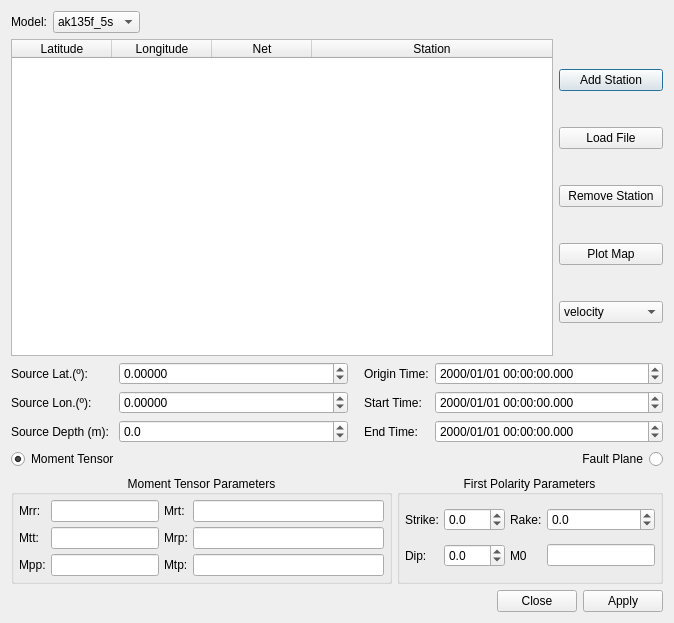
<?xml version="1.0" encoding="UTF-8"?>
<ui version="4.0">
 <class>Dialog</class>
 <widget class="QDialog" name="Dialog">
  <property name="geometry">
   <rect>
    <x>0</x>
    <y>0</y>
    <width>674</width>
    <height>623</height>
   </rect>
  </property>
  <property name="windowTitle">
   <string>Dialog</string>
  </property>
  <layout class="QVBoxLayout" name="verticalLayout">
   <item>
    <layout class="QHBoxLayout" name="horizontalLayout">
     <item>
      <widget class="QLabel" name="label">
       <property name="sizePolicy">
        <sizepolicy hsizetype="Maximum" vsizetype="Fixed">
         <horstretch>0</horstretch>
         <verstretch>0</verstretch>
        </sizepolicy>
       </property>
       <property name="text">
        <string>Model:</string>
       </property>
      </widget>
     </item>
     <item>
      <widget class="QComboBox" name="comboBoxModels">
       <property name="sizePolicy">
        <sizepolicy hsizetype="Minimum" vsizetype="Fixed">
         <horstretch>0</horstretch>
         <verstretch>0</verstretch>
        </sizepolicy>
       </property>
       <item>
        <property name="text">
         <string>ak135f_5s</string>
        </property>
       </item>
      </widget>
     </item>
     <item>
      <spacer name="horizontalSpacer">
       <property name="orientation">
        <enum>Qt::Horizontal</enum>
       </property>
       <property name="sizeType">
        <enum>QSizePolicy::Expanding</enum>
       </property>
       <property name="sizeHint" stdset="0">
        <size>
         <width>40</width>
         <height>10</height>
        </size>
       </property>
      </spacer>
     </item>
    </layout>
   </item>
   <item>
    <layout class="QHBoxLayout" name="horizontalLayout_4">
     <item>
      <widget class="QTableWidget" name="tableWidget">
       <property name="sizePolicy">
        <sizepolicy hsizetype="Expanding" vsizetype="Expanding">
         <horstretch>0</horstretch>
         <verstretch>0</verstretch>
        </sizepolicy>
       </property>
       <attribute name="horizontalHeaderStretchLastSection">
        <bool>true</bool>
       </attribute>
       <attribute name="verticalHeaderStretchLastSection">
        <bool>false</bool>
       </attribute>
       <column>
        <property name="text">
         <string>Latitude</string>
        </property>
       </column>
       <column>
        <property name="text">
         <string>Longitude</string>
        </property>
       </column>
       <column>
        <property name="text">
         <string>Net</string>
        </property>
       </column>
       <column>
        <property name="text">
         <string>Station</string>
        </property>
       </column>
      </widget>
     </item>
     <item>
      <layout class="QVBoxLayout" name="verticalLayout_2">
       <property name="rightMargin">
        <number>0</number>
       </property>
       <item>
        <widget class="QPushButton" name="pushButtonAddStation">
         <property name="text">
          <string>Add Station</string>
         </property>
        </widget>
       </item>
       <item>
        <widget class="QPushButton" name="loadFileBtn">
         <property name="text">
          <string>Load File</string>
         </property>
        </widget>
       </item>
       <item>
        <widget class="QPushButton" name="pushButtonRemStation">
         <property name="text">
          <string> Remove Station </string>
         </property>
        </widget>
       </item>
       <item>
        <widget class="QPushButton" name="plotMapBtn">
         <property name="text">
          <string>Plot Map</string>
         </property>
        </widget>
       </item>
       <item>
        <widget class="QComboBox" name="unitsCB">
         <item>
          <property name="text">
           <string>velocity</string>
          </property>
         </item>
         <item>
          <property name="text">
           <string>displacement</string>
          </property>
         </item>
         <item>
          <property name="text">
           <string>acceleration</string>
          </property>
         </item>
        </widget>
       </item>
      </layout>
     </item>
    </layout>
   </item>
   <item>
    <layout class="QGridLayout" name="gridLayout">
     <property name="topMargin">
      <number>0</number>
     </property>
     <item row="2" column="0">
      <widget class="QLabel" name="label_4">
       <property name="sizePolicy">
        <sizepolicy hsizetype="Maximum" vsizetype="Preferred">
         <horstretch>0</horstretch>
         <verstretch>0</verstretch>
        </sizepolicy>
       </property>
       <property name="text">
        <string>Source Depth (m): </string>
       </property>
      </widget>
     </item>
     <item row="0" column="3">
      <widget class="QLabel" name="label_5">
       <property name="sizePolicy">
        <sizepolicy hsizetype="Maximum" vsizetype="Preferred">
         <horstretch>0</horstretch>
         <verstretch>0</verstretch>
        </sizepolicy>
       </property>
       <property name="text">
        <string>Origin Time:</string>
       </property>
      </widget>
     </item>
     <item row="1" column="4">
      <widget class="QDateTimeEdit" name="dateTimeEditStart">
       <property name="displayFormat">
        <string>yyyy/MM/dd HH:mm:ss.zzz</string>
       </property>
      </widget>
     </item>
     <item row="0" column="4">
      <widget class="QDateTimeEdit" name="dateTimeEditOrigin">
       <property name="displayFormat">
        <string>yyyy/MM/dd HH:mm:ss.zzz</string>
       </property>
      </widget>
     </item>
     <item row="0" column="1">
      <widget class="QDoubleSpinBox" name="doubleSBSrcLat">
       <property name="decimals">
        <number>5</number>
       </property>
       <property name="minimum">
        <double>-90.000000000000000</double>
       </property>
       <property name="maximum">
        <double>90.000000000000000</double>
       </property>
      </widget>
     </item>
     <item row="1" column="3">
      <widget class="QLabel" name="label_6">
       <property name="sizePolicy">
        <sizepolicy hsizetype="Maximum" vsizetype="Preferred">
         <horstretch>0</horstretch>
         <verstretch>0</verstretch>
        </sizepolicy>
       </property>
       <property name="text">
        <string>Start Time:</string>
       </property>
      </widget>
     </item>
     <item row="2" column="3">
      <widget class="QLabel" name="label_7">
       <property name="sizePolicy">
        <sizepolicy hsizetype="Maximum" vsizetype="Preferred">
         <horstretch>0</horstretch>
         <verstretch>0</verstretch>
        </sizepolicy>
       </property>
       <property name="text">
        <string>End Time:</string>
       </property>
      </widget>
     </item>
     <item row="1" column="0">
      <widget class="QLabel" name="label_3">
       <property name="sizePolicy">
        <sizepolicy hsizetype="Maximum" vsizetype="Preferred">
         <horstretch>0</horstretch>
         <verstretch>0</verstretch>
        </sizepolicy>
       </property>
       <property name="text">
        <string>Source Lon.(º):</string>
       </property>
      </widget>
     </item>
     <item row="1" column="1">
      <widget class="QDoubleSpinBox" name="doubleSBSrcLon">
       <property name="decimals">
        <number>5</number>
       </property>
       <property name="minimum">
        <double>-180.000000000000000</double>
       </property>
       <property name="maximum">
        <double>180.000000000000000</double>
       </property>
      </widget>
     </item>
     <item row="0" column="0">
      <widget class="QLabel" name="label_2">
       <property name="sizePolicy">
        <sizepolicy hsizetype="Maximum" vsizetype="Preferred">
         <horstretch>0</horstretch>
         <verstretch>0</verstretch>
        </sizepolicy>
       </property>
       <property name="text">
        <string>Source Lat.(º):</string>
       </property>
      </widget>
     </item>
     <item row="2" column="1">
      <widget class="QDoubleSpinBox" name="doubleSBDep">
       <property name="decimals">
        <number>1</number>
       </property>
       <property name="minimum">
        <double>-20000.000000000000000</double>
       </property>
       <property name="maximum">
        <double>20000.000000000000000</double>
       </property>
      </widget>
     </item>
     <item row="2" column="4">
      <widget class="QDateTimeEdit" name="dateTimeEditEnd">
       <property name="displayFormat">
        <string notr="true">yyyy/MM/dd HH:mm:ss.zzz</string>
       </property>
      </widget>
     </item>
     <item row="0" column="2" rowspan="3">
      <spacer name="horizontalSpacer_2">
       <property name="orientation">
        <enum>Qt::Horizontal</enum>
       </property>
       <property name="sizeType">
        <enum>QSizePolicy::Fixed</enum>
       </property>
       <property name="sizeHint" stdset="0">
        <size>
         <width>10</width>
         <height>20</height>
        </size>
       </property>
      </spacer>
     </item>
    </layout>
   </item>
   <item>
    <layout class="QHBoxLayout" name="horizontalLayout_2">
     <item>
      <widget class="QRadioButton" name="radioButtonMT">
       <property name="text">
        <string>Moment Tensor</string>
       </property>
       <property name="checked">
        <bool>true</bool>
       </property>
       <attribute name="buttonGroup">
        <string notr="true">buttonGroupMTFP</string>
       </attribute>
      </widget>
     </item>
     <item>
      <widget class="QRadioButton" name="radioButtonFP">
       <property name="layoutDirection">
        <enum>Qt::RightToLeft</enum>
       </property>
       <property name="text">
        <string>Fault Plane</string>
       </property>
       <property name="checked">
        <bool>false</bool>
       </property>
       <attribute name="buttonGroup">
        <string notr="true">buttonGroupMTFP</string>
       </attribute>
      </widget>
     </item>
    </layout>
   </item>
   <item>
    <layout class="QHBoxLayout" name="horizontalLayout_3">
     <property name="spacing">
      <number>5</number>
     </property>
     <property name="rightMargin">
      <number>0</number>
     </property>
     <item>
      <widget class="QGroupBox" name="groupBoxMT">
       <property name="title">
        <string>Moment Tensor Parameters</string>
       </property>
       <property name="alignment">
        <set>Qt::AlignCenter</set>
       </property>
       <layout class="QGridLayout" name="gridLayout_2">
        <property name="leftMargin">
         <number>5</number>
        </property>
        <property name="topMargin">
         <number>5</number>
        </property>
        <property name="rightMargin">
         <number>5</number>
        </property>
        <property name="bottomMargin">
         <number>5</number>
        </property>
        <property name="spacing">
         <number>5</number>
        </property>
        <item row="3" column="0">
         <widget class="QLabel" name="label_10">
          <property name="sizePolicy">
           <sizepolicy hsizetype="Maximum" vsizetype="Preferred">
            <horstretch>0</horstretch>
            <verstretch>0</verstretch>
           </sizepolicy>
          </property>
          <property name="text">
           <string>Mpp:</string>
          </property>
         </widget>
        </item>
        <item row="0" column="0">
         <widget class="QLabel" name="label_8">
          <property name="sizePolicy">
           <sizepolicy hsizetype="Maximum" vsizetype="Preferred">
            <horstretch>0</horstretch>
            <verstretch>0</verstretch>
           </sizepolicy>
          </property>
          <property name="text">
           <string>Mrr:</string>
          </property>
         </widget>
        </item>
        <item row="2" column="0">
         <widget class="QLabel" name="label_9">
          <property name="sizePolicy">
           <sizepolicy hsizetype="Maximum" vsizetype="Preferred">
            <horstretch>0</horstretch>
            <verstretch>0</verstretch>
           </sizepolicy>
          </property>
          <property name="text">
           <string>Mtt:</string>
          </property>
         </widget>
        </item>
        <item row="0" column="2">
         <widget class="QLabel" name="label_11">
          <property name="sizePolicy">
           <sizepolicy hsizetype="Maximum" vsizetype="Preferred">
            <horstretch>0</horstretch>
            <verstretch>0</verstretch>
           </sizepolicy>
          </property>
          <property name="text">
           <string>Mrt:</string>
          </property>
         </widget>
        </item>
        <item row="0" column="1">
         <widget class="QLineEdit" name="lineEditMrr">
          <property name="sizePolicy">
           <sizepolicy hsizetype="Preferred" vsizetype="Fixed">
            <horstretch>0</horstretch>
            <verstretch>0</verstretch>
           </sizepolicy>
          </property>
         </widget>
        </item>
        <item row="2" column="1">
         <widget class="QLineEdit" name="lineEditMtt">
          <property name="sizePolicy">
           <sizepolicy hsizetype="Preferred" vsizetype="Fixed">
            <horstretch>0</horstretch>
            <verstretch>0</verstretch>
           </sizepolicy>
          </property>
         </widget>
        </item>
        <item row="3" column="1">
         <widget class="QLineEdit" name="lineEditMpp">
          <property name="sizePolicy">
           <sizepolicy hsizetype="Preferred" vsizetype="Fixed">
            <horstretch>0</horstretch>
            <verstretch>0</verstretch>
           </sizepolicy>
          </property>
         </widget>
        </item>
        <item row="0" column="3">
         <widget class="QLineEdit" name="lineEditMrt">
          <property name="sizePolicy">
           <sizepolicy hsizetype="Preferred" vsizetype="Fixed">
            <horstretch>0</horstretch>
            <verstretch>0</verstretch>
           </sizepolicy>
          </property>
         </widget>
        </item>
        <item row="3" column="2">
         <widget class="QLabel" name="label_12">
          <property name="sizePolicy">
           <sizepolicy hsizetype="Maximum" vsizetype="Preferred">
            <horstretch>0</horstretch>
            <verstretch>0</verstretch>
           </sizepolicy>
          </property>
          <property name="text">
           <string>Mtp:</string>
          </property>
         </widget>
        </item>
        <item row="3" column="3">
         <widget class="QLineEdit" name="lineEditMtp">
          <property name="sizePolicy">
           <sizepolicy hsizetype="Preferred" vsizetype="Fixed">
            <horstretch>0</horstretch>
            <verstretch>0</verstretch>
           </sizepolicy>
          </property>
         </widget>
        </item>
        <item row="2" column="2">
         <widget class="QLabel" name="label_17">
          <property name="text">
           <string>Mrp:</string>
          </property>
         </widget>
        </item>
        <item row="2" column="3">
         <widget class="QLineEdit" name="lineEditMrp"/>
        </item>
       </layout>
      </widget>
     </item>
     <item>
      <widget class="QGroupBox" name="groupBoxFP">
       <property name="title">
        <string>First Polarity Parameters</string>
       </property>
       <property name="alignment">
        <set>Qt::AlignCenter</set>
       </property>
       <layout class="QGridLayout" name="gridLayout_3">
        <property name="leftMargin">
         <number>5</number>
        </property>
        <property name="topMargin">
         <number>5</number>
        </property>
        <property name="rightMargin">
         <number>5</number>
        </property>
        <property name="bottomMargin">
         <number>5</number>
        </property>
        <property name="spacing">
         <number>5</number>
        </property>
        <item row="0" column="2">
         <widget class="QLabel" name="label_15">
          <property name="sizePolicy">
           <sizepolicy hsizetype="Maximum" vsizetype="Preferred">
            <horstretch>0</horstretch>
            <verstretch>0</verstretch>
           </sizepolicy>
          </property>
          <property name="text">
           <string>Rake:</string>
          </property>
         </widget>
        </item>
        <item row="1" column="2">
         <widget class="QLabel" name="label_16">
          <property name="sizePolicy">
           <sizepolicy hsizetype="Maximum" vsizetype="Preferred">
            <horstretch>0</horstretch>
            <verstretch>0</verstretch>
           </sizepolicy>
          </property>
          <property name="text">
           <string>M0</string>
          </property>
         </widget>
        </item>
        <item row="0" column="1">
         <widget class="QDoubleSpinBox" name="doubleSBStrike">
          <property name="sizePolicy">
           <sizepolicy hsizetype="Preferred" vsizetype="Fixed">
            <horstretch>0</horstretch>
            <verstretch>0</verstretch>
           </sizepolicy>
          </property>
          <property name="decimals">
           <number>1</number>
          </property>
          <property name="minimum">
           <double>-360.000000000000000</double>
          </property>
          <property name="maximum">
           <double>360.000000000000000</double>
          </property>
         </widget>
        </item>
        <item row="1" column="0">
         <widget class="QLabel" name="label_14">
          <property name="sizePolicy">
           <sizepolicy hsizetype="Maximum" vsizetype="Preferred">
            <horstretch>0</horstretch>
            <verstretch>0</verstretch>
           </sizepolicy>
          </property>
          <property name="text">
           <string>Dip:</string>
          </property>
         </widget>
        </item>
        <item row="1" column="3">
         <widget class="QLineEdit" name="lineEditM0">
          <property name="sizePolicy">
           <sizepolicy hsizetype="Preferred" vsizetype="Fixed">
            <horstretch>0</horstretch>
            <verstretch>0</verstretch>
           </sizepolicy>
          </property>
          <property name="toolTip">
           <string>Optional value</string>
          </property>
         </widget>
        </item>
        <item row="0" column="3">
         <widget class="QDoubleSpinBox" name="doubleSBRake">
          <property name="sizePolicy">
           <sizepolicy hsizetype="Preferred" vsizetype="Fixed">
            <horstretch>0</horstretch>
            <verstretch>0</verstretch>
           </sizepolicy>
          </property>
          <property name="decimals">
           <number>1</number>
          </property>
          <property name="minimum">
           <double>-360.000000000000000</double>
          </property>
          <property name="maximum">
           <double>360.000000000000000</double>
          </property>
         </widget>
        </item>
        <item row="1" column="1">
         <widget class="QDoubleSpinBox" name="doubleSBDip">
          <property name="sizePolicy">
           <sizepolicy hsizetype="Preferred" vsizetype="Fixed">
            <horstretch>0</horstretch>
            <verstretch>0</verstretch>
           </sizepolicy>
          </property>
          <property name="decimals">
           <number>1</number>
          </property>
          <property name="minimum">
           <double>-360.000000000000000</double>
          </property>
          <property name="maximum">
           <double>360.000000000000000</double>
          </property>
         </widget>
        </item>
        <item row="0" column="0">
         <widget class="QLabel" name="label_13">
          <property name="sizePolicy">
           <sizepolicy hsizetype="Maximum" vsizetype="Preferred">
            <horstretch>0</horstretch>
            <verstretch>0</verstretch>
           </sizepolicy>
          </property>
          <property name="text">
           <string>Strike:</string>
          </property>
         </widget>
        </item>
       </layout>
      </widget>
     </item>
    </layout>
   </item>
   <item>
    <widget class="QDialogButtonBox" name="buttonBox">
     <property name="orientation">
      <enum>Qt::Horizontal</enum>
     </property>
     <property name="standardButtons">
      <set>QDialogButtonBox::Apply|QDialogButtonBox::Close</set>
     </property>
    </widget>
   </item>
  </layout>
 </widget>
 <resources/>
 <connections>
  <connection>
   <sender>buttonBox</sender>
   <signal>accepted()</signal>
   <receiver>Dialog</receiver>
   <slot>accept()</slot>
   <hints>
    <hint type="sourcelabel">
     <x>248</x>
     <y>254</y>
    </hint>
    <hint type="destinationlabel">
     <x>157</x>
     <y>274</y>
    </hint>
   </hints>
  </connection>
  <connection>
   <sender>buttonBox</sender>
   <signal>rejected()</signal>
   <receiver>Dialog</receiver>
   <slot>reject()</slot>
   <hints>
    <hint type="sourcelabel">
     <x>316</x>
     <y>260</y>
    </hint>
    <hint type="destinationlabel">
     <x>286</x>
     <y>274</y>
    </hint>
   </hints>
  </connection>
 </connections>
 <buttongroups>
  <buttongroup name="buttonGroupMTFP"/>
 </buttongroups>
</ui>
